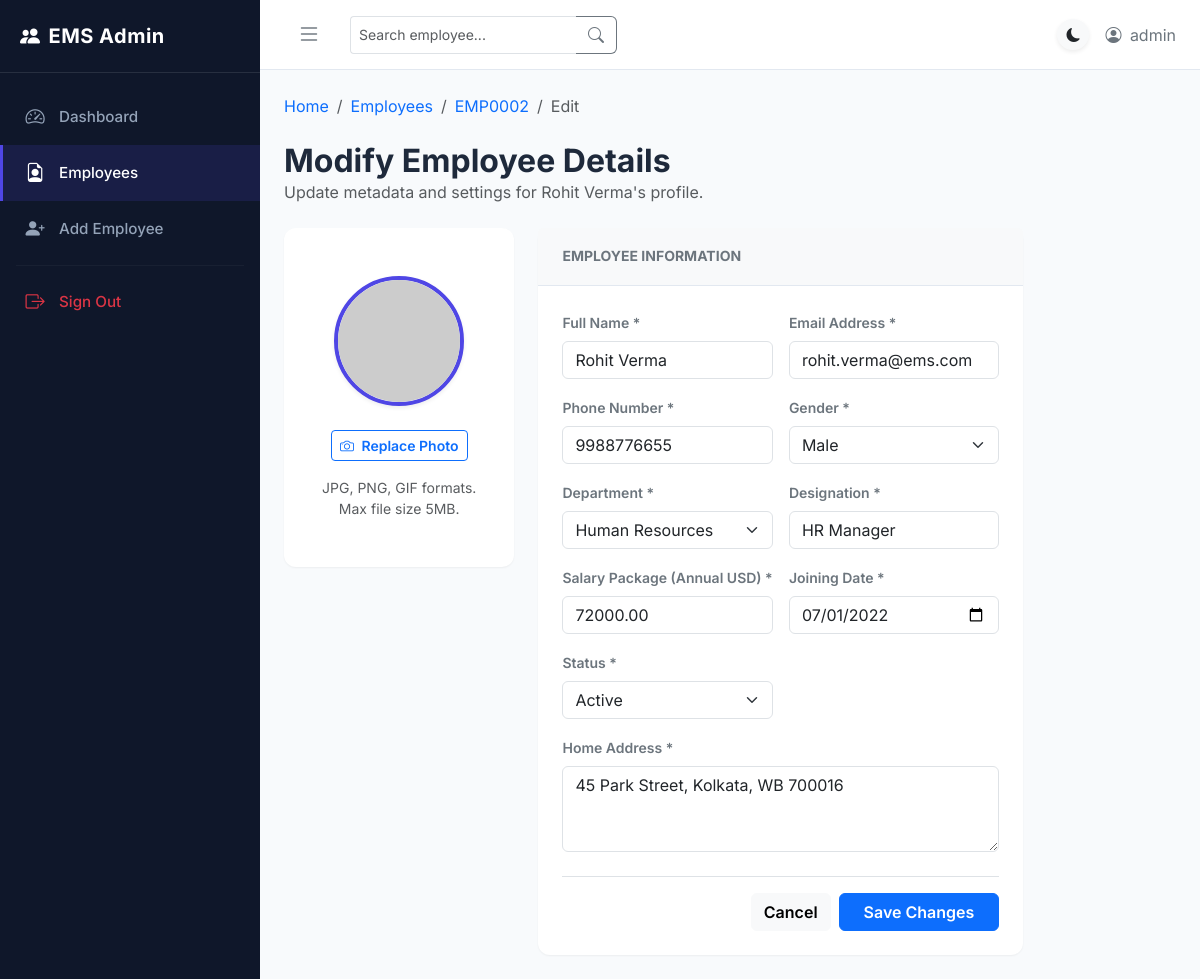
Screenshot of /employees/edit/EMP0002/ (signed in) with the database file from the repository.
### employee/models.py (models this page shows, shortened)
class Employee(models.Model):
    DEPARTMENT_CHOICES = [
        ('HR', 'Human Resources'),
        ('IT', 'Information Technology'),
        ('Finance', 'Finance'),
        ('Marketing', 'Marketing'),
        ('Sales', 'Sales'),
        ('Operations', 'Operations'),
    ]
    GENDER_CHOICES = [
        ('Male', 'Male'),
        ('Female', 'Female'),
        ('Other', 'Other'),
    ]
    STATUS_CHOICES = [
        ('Active', 'Active'),
        ('Inactive', 'Inactive'),
    ]
    id = models.CharField(max_length=20, primary_key=True, editable=False)
    name = models.CharField(max_length=100)
    email = models.EmailField(unique=True)
    phone = models.CharField(max_length=15)
    department = models.CharField(max_length=50, choices=DEPARTMENT_CHOICES)
    designation = models.CharField(max_length=100)
    salary = models.DecimalField(max_digits=10, decimal_places=2)
    gender = models.CharField(max_length=10, choices=GENDER_CHOICES)
    address = models.TextField()
    joining_date = models.DateField(default=timezone.now)
    status = models.CharField(max_length=10, choices=STATUS_CHOICES, default='Active')
    photo = models.ImageField(upload_to='employee_photos/', blank=True, null=True)
    created_at = models.DateTimeField(auto_now_add=True)
    updated_at = models.DateTimeField(auto_now=True)
    class Meta:
        ordering = ['-created_at']

### employee/views.py (the view, shortened to what this page needs)
# urls.py: path('employees/edit/<str:pk>/', EmployeeUpdateView.as_view(), name='employee_edit'),
class EmployeeUpdateView(LoginRequiredMixin, UpdateView):
    model = Employee
    form_class = EmployeeForm
    template_name = 'employee/edit_employee.html'

### employee/forms.py (shortened to what this page needs)
class EmployeeForm(forms.ModelForm):
    class Meta:
        model = Employee
        fields = [
            'name', 'email', 'phone', 'department', 'designation',
            'salary', 'gender', 'address', 'joining_date', 'status', 'photo'
        ]
        widgets = {
            'joining_date': forms.DateInput(attrs={'type': 'date'}),
            'address': forms.Textarea(attrs={'rows': 3, 'placeholder': 'Enter street address, city, state, and ZIP code'}),
        }
    def __init__(self, *args, **kwargs):
        super().__init__(*args, **kwargs)
        for field_name, field in self.fields.items():
            if field_name in ['department', 'gender', 'status']:
                field.widget.attrs['class'] = 'form-select'
            elif field_name == 'photo':
                field.widget.attrs['class'] = 'form-control'
            else:
                field.widget.attrs['class'] = 'form-control'
            if field_name not in ['joining_date', 'department', 'gender', 'status', 'photo']:
                field.widget.attrs['placeholder'] = f"Enter {field.label.lower()}"

### employee/templates/employee/edit_employee.html (shortened to what this page needs)
{% extends 'employee/base.html' %}
{% block breadcrumb %}
<li class="breadcrumb-item"><a href="{% url 'employee_list' %}" class="text-decoration-none">Employees</a></li>
<li class="breadcrumb-item"><a href="{% url 'employee_detail' object.id %}" class="text-decoration-none">{{ object.id }}</a></li>
<li class="breadcrumb-item active" aria-current="page">Edit</li>
{% endblock %}
{% block content %}
<div class="d-flex justify-content-between align-items-center mb-4">
    <div>
        <h2 class="fw-bold mb-0">Modify Employee Details</h2>
        <p class="text-muted mb-0">Update metadata and settings for {{ object.name }}'s profile.</p>
    </div>
</div>
<div class="row">
    <div class="col-12 col-xl-10">
        <form method="POST" enctype="multipart/form-data" class="needs-validation" novalidate>
            <div class="row g-4">
                <div class="col-12 col-md-4 text-center">
                    <div class="card card-custom py-4">
                        <div class="card-body d-flex flex-column align-items-center justify-content-center">
                            <div class="profile-photo-container mb-3 shadow-sm" style="width: 130px; height: 130px;">
                                {% if object.photo %}
                                    <img id="photo-preview" src="{{ object.photo.url }}" alt="Profile Photo Preview">
                                {% else %}
                                    <img id="photo-preview" src="https://via.placeholder.com/150?text=Upload+Photo" alt="Profile Photo Preview">
                                {% endif %}
                            </div>
                            <label for="id_photo" class="btn btn-outline-primary btn-sm fw-semibold mt-2">
                                <i class="bi bi-camera me-1"></i> Replace Photo
                            </label>
                            <span class="text-muted small mt-3">JPG, PNG, GIF formats.<br>Max file size 5MB.</span>
                        </div>
                    </div>
                </div>
                <div class="col-12 col-md-8">
                    <div class="card card-custom mb-0">
                        <div class="card-header bg-light">
                            <h5 class="fw-bold text-secondary mb-0 small text-uppercase">Employee Information</h5>
                        </div>
                        <div class="card-body">
                            <div class="row g-3">
                                <div class="col-12 col-sm-6">
                                    <label for="id_name" class="form-label small fw-semibold text-secondary">Full Name *</label>
                                    {{ form.name }}
                                </div>
                                <div class="col-12 col-sm-6">
                                    <label for="id_email" class="form-label small fw-semibold text-secondary">Email Address *</label>
                                    {{ form.email }}
                                </div>
                                <div class="col-12 col-sm-6">
                                    <label for="id_phone" class="form-label small fw-semibold text-secondary">Phone Number *</label>
                                    {{ form.phone }}
                                </div>
                                <div class="col-12 col-sm-6">
                                    <label for="id_gender" class="form-label small fw-semibold text-secondary">Gender *</label>
                                    {{ form.gender }}
                                </div>
                                <div class="col-12 col-sm-6">
                                    <label for="id_department" class="form-label small fw-semibold text-secondary">Department *</label>
                                    {{ form.department }}
                                </div>
                                <div class="col-12 col-sm-6">
                                    <label for="id_designation" class="form-label small fw-semibold text-secondary">Designation *</label>
                                    {{ form.designation }}
                                </div>
                                <div class="col-12 col-sm-6">
                                    <label for="id_salary" class="form-label small fw-semibold text-secondary">Salary Package (Annual USD) *</label>
                                    {{ form.salary }}
                                </div>
                                <div class="col-12 col-sm-6">
                                    <label for="id_joining_date" class="form-label small fw-semibold text-secondary">Joining Date *</label>
                                    {{ form.joining_date }}
                                </div>
                                <div class="col-12 col-sm-6">
                                    <label for="id_status" class="form-label small fw-semibold text-secondary">Status *</label>
                                    {{ form.status }}
                                </div>
                                <div class="col-12">
                                    <label for="id_address" class="form-label small fw-semibold text-secondary">Home Address *</label>
                                    {{ form.address }}
                                </div>
                            </div>
                            <div class="d-flex justify-content-end gap-2 mt-4 pt-3 border-top">
                                <a href="{% url 'employee_detail' object.id %}" class="btn btn-light fw-semibold">Cancel</a>
                                <button type="submit" class="btn btn-primary fw-semibold px-4">Save Changes</button>
                            </div>
                        </div>
                    </div>
                </div>
            </div>
        </form>
    </div>
</div>
{% endblock %}

### employee/templates/employee/base.html (shortened to what this page needs)
{% load static %}
<!DOCTYPE html>
<html lang="en">
<head>
    <link href="https://cdn.jsdelivr.net/npm/bootstrap@5.3.0/dist/css/bootstrap.min.css" rel="stylesheet">
    <link rel="stylesheet" href="https://cdn.jsdelivr.net/npm/bootstrap-icons@1.10.5/font/bootstrap-icons.css">
    <link rel="stylesheet" href="{% static 'css/styles.css' %}">
</head>
<body>
    <div id="wrapper">
        <aside id="sidebar">
            <div class="sidebar-header">
                <h5><i class="bi bi-people-fill me-2"></i>EMS Admin</h5>
            </div>
            <nav class="nav flex-column mt-3">
                <a class="nav-link {% if request.resolver_match.url_name == 'dashboard' %}active{% endif %}" href="{% url 'dashboard' %}">
                    <i class="bi bi-speedometer2"></i>
                    <span>Dashboard</span>
                </a>
                <a class="nav-link {% if request.resolver_match.url_name == 'employee_list' or request.resolver_match.url_name == 'employee_detail' or request.resolver_match.url_name == 'employee_edit' %}active{% endif %}" href="{% url 'employee_list' %}">
                    <i class="bi bi-file-earmark-person"></i>
                    <span>Employees</span>
                </a>
                <a class="nav-link {% if request.resolver_match.url_name == 'employee_add' %}active{% endif %}" href="{% url 'employee_add' %}">
                    <i class="bi bi-person-plus-fill"></i>
                    <span>Add Employee</span>
                </a>
                <hr class="mx-3 my-2" style="border-color: rgba(255,255,255,0.15);">
                {% if user.is_authenticated %}
                <a class="nav-link text-danger mt-auto sidebar-footer mb-3" href="{% url 'logout' %}">
                    <i class="bi bi-box-arrow-right"></i>
                    <span>Sign Out</span>
                </a>
                {% endif %}
            </nav>
        </aside>
        <div id="content-wrapper">
            <header class="topbar">
                <div class="d-flex align-items-center">
                    <button class="btn btn-link text-secondary me-3" id="sidebarToggle">
                        <i class="bi bi-list fs-4"></i>
                    </button>
                    <form class="d-none d-md-flex" action="{% url 'employee_search' %}" method="GET">
                        <div class="input-group">
                            <input type="text" name="q" class="form-control form-control-sm border-end-0" placeholder="Search employee..." value="{{ request.GET.q }}">
                            <button class="btn btn-outline-secondary border-start-0" type="submit">
                                <i class="bi bi-search"></i>
                            </button>
                        </div>
                    </form>
                </div>
                <div class="d-flex align-items-center gap-3">
                    <a href="#" class="btn btn-light btn-sm rounded-circle shadow-sm" id="darkModeToggle" title="Toggle Dark/Light Mode">
                        <i class="bi bi-moon-fill text-dark"></i>
                    </a>
                    {% if user.is_authenticated %}
                    <span class="text-secondary d-none d-sm-inline">
                        <i class="bi bi-person-circle me-1"></i> {{ user.username }}
                    </span>
                    {% endif %}
                </div>
            </header>
            <main class="main-content">
                <nav aria-label="breadcrumb" class="mb-4">
                    <ol class="breadcrumb">
                        <li class="breadcrumb-item"><a href="{% url 'dashboard' %}" class="text-decoration-none">Home</a></li>
                        {% block breadcrumb %}{% endblock %}
                    </ol>
                </nav>
                {% block content %}{% endblock %}
            </main>
        </div>
    </div>
</body>
</html>

### static/css/styles.css (style rules this page uses)
:root { --font-primary: 'Inter', sans-serif; --bg-app: #f8fafc; --bg-card: #ffffff; --bg-sidebar: #0f172a; --text-primary: #1e293b; --text-secondary: #64748b; --text-muted: #94a3b8; --border-color: #e2e8f0; --color-primary: #4f46e5; --color-primary-hover: #4338ca; --color-success: #10b981; --color-danger: #ef4444; --color-warning: #f59e0b; --color-info: #06b6d4; --shadow-sm: 0 1px 2px 0 rgba(0, 0, 0, 0.05); --shadow-md: 0 4px 6px -1px rgba(0, 0, 0, 0.1), 0 2px 4px -1px rgba(0, 0, 0, 0.06); --shadow-lg: 0 10px 15px -3px rgba(0, 0, 0, 0.1), 0 4px 6px -2px rgba(0, 0, 0, 0.05); --sidebar-width: 260px; --sidebar-collapsed-width: 70px; }
body { font-family: var(--font-primary); background-color: var(--bg-app); color: var(--text-primary); transition: background-color 0.3s ease, color 0.3s ease; overflow-x: hidden; }
#wrapper { display: flex; min-height: 100vh; }
#sidebar { width: var(--sidebar-width); background-color: var(--bg-sidebar); color: #f8fafc; transition: all 0.3s ease; z-index: 1000; display: flex; flex-direction: column; }
#sidebar .sidebar-header { padding: 1.5rem 1.25rem; border-bottom: 1px solid rgba(255, 255, 255, 0.1); display: flex; align-items: center; justify-content: space-between; }
#sidebar .sidebar-header h5 { font-weight: 700; letter-spacing: 0.5px; margin: 0; color: #ffffff; }
#sidebar .nav-link { color: #94a3b8; padding: 0.85rem 1.25rem; font-weight: 500; font-size: 0.95rem; display: flex; align-items: center; border-left: 3px solid transparent; transition: all 0.2s ease; }
#sidebar .nav-link i { font-size: 1.2rem; margin-right: 0.75rem; width: 24px; text-align: center; }
#sidebar .nav-link.active { color: #ffffff; background-color: rgba(79, 70, 229, 0.15); border-left-color: var(--color-primary); }
#content-wrapper { flex-grow: 1; display: flex; flex-direction: column; width: calc(100% - var(--sidebar-width)); min-height: 100vh; transition: all 0.3s ease; }
.topbar { background-color: var(--bg-card); height: 70px; border-bottom: 1px solid var(--border-color); padding: 0 1.5rem; display: flex; align-items: center; justify-content: space-between; transition: background-color 0.3s ease, border-color 0.3s ease; }
.main-content { flex-grow: 1; padding: 1.5rem; }
.card-custom { border: none; border-radius: 12px; background-color: var(--bg-card); box-shadow: var(--shadow-sm); transition: background-color 0.3s ease; margin-bottom: 1.5rem; }
.card-custom .card-header { background-color: transparent; border-bottom: 1px solid var(--border-color); padding: 1.25rem 1.5rem; font-weight: 600; color: var(--text-primary); }
.card-custom .card-body { padding: 1.5rem; }
.profile-photo-container { position: relative; width: 150px; height: 150px; border-radius: 50%; overflow: hidden; border: 4px solid var(--color-primary); background-color: #f1f5f9; }
.profile-photo-container img { width: 100%; height: 100%; object-fit: cover; }

### rows the page displays
Employee: id "EMP0002", name "Rohit Verma", email "rohit.verma@ems.com", phone "9988776655", gender "Male", department "Human Resources", designation "HR Manager", salary "72000.00", joining_date "07/01/2022", status "Active", address "45 Park Street, Kolkata, WB 700016"

### other values shown
{{ user.username }} "admin"
